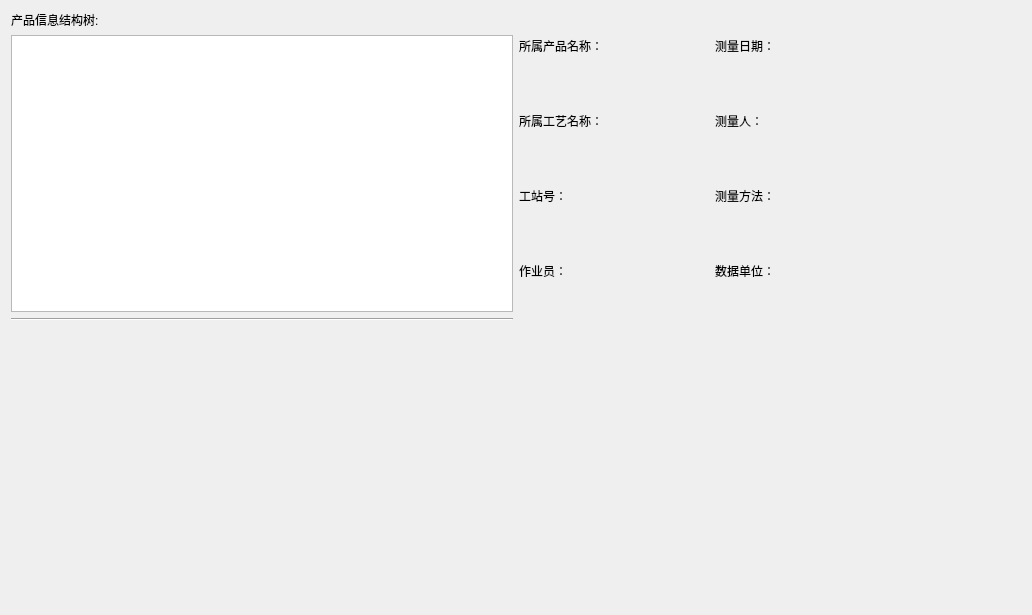
<?xml version="1.0" encoding="UTF-8"?>
<ui version="4.0">
 <class>PwhManagement</class>
 <widget class="QWidget" name="PwhManagement">
  <property name="geometry">
   <rect>
    <x>0</x>
    <y>0</y>
    <width>1032</width>
    <height>615</height>
   </rect>
  </property>
  <property name="windowTitle">
   <string>Form</string>
  </property>
  <layout class="QHBoxLayout" name="horizontalLayout_4">
   <item>
    <layout class="QHBoxLayout" name="horizontalLayout_3" stretch="1,1">
     <item>
      <layout class="QVBoxLayout" name="verticalLayout_2" stretch="0,1,0,1">
       <item>
        <widget class="QLabel" name="label">
         <property name="text">
          <string>产品信息结构树:</string>
         </property>
        </widget>
       </item>
       <item>
        <widget class="QTreeView" name="tree_product"/>
       </item>
       <item>
        <widget class="Line" name="line">
         <property name="orientation">
          <enum>Qt::Horizontal</enum>
         </property>
        </widget>
       </item>
       <item>
        <widget class="video_widget" name="widget_video_player" native="true"/>
       </item>
      </layout>
     </item>
     <item>
      <layout class="QVBoxLayout" name="verticalLayout">
       <item>
        <layout class="QHBoxLayout" name="horizontalLayout_2">
         <item>
          <layout class="QGridLayout" name="gridLayout">
           <item row="0" column="0">
            <widget class="QLabel" name="label_2">
             <property name="text">
              <string>所属产品名称：</string>
             </property>
            </widget>
           </item>
           <item row="0" column="1">
            <widget class="QLabel" name="label_product">
             <property name="minimumSize">
              <size>
               <width>100</width>
               <height>0</height>
              </size>
             </property>
             <property name="text">
              <string/>
             </property>
            </widget>
           </item>
           <item row="0" column="2">
            <widget class="QLabel" name="label_9">
             <property name="text">
              <string>测量日期：</string>
             </property>
            </widget>
           </item>
           <item row="0" column="3">
            <widget class="QLabel" name="label_date">
             <property name="minimumSize">
              <size>
               <width>100</width>
               <height>0</height>
              </size>
             </property>
             <property name="text">
              <string/>
             </property>
            </widget>
           </item>
           <item row="1" column="0">
            <widget class="QLabel" name="label_3">
             <property name="text">
              <string>所属工艺名称：</string>
             </property>
            </widget>
           </item>
           <item row="1" column="1">
            <widget class="QLabel" name="label_capp">
             <property name="text">
              <string/>
             </property>
            </widget>
           </item>
           <item row="1" column="2">
            <widget class="QLabel" name="label_8">
             <property name="text">
              <string>测量人：</string>
             </property>
            </widget>
           </item>
           <item row="1" column="3">
            <widget class="QLabel" name="label_measure">
             <property name="text">
              <string/>
             </property>
            </widget>
           </item>
           <item row="2" column="0">
            <widget class="QLabel" name="label_4">
             <property name="text">
              <string>工站号：</string>
             </property>
            </widget>
           </item>
           <item row="2" column="1">
            <widget class="QLabel" name="label_station">
             <property name="text">
              <string/>
             </property>
            </widget>
           </item>
           <item row="2" column="2">
            <widget class="QLabel" name="label_7">
             <property name="text">
              <string>测量方法：</string>
             </property>
            </widget>
           </item>
           <item row="2" column="3">
            <widget class="QLabel" name="label_measurement">
             <property name="text">
              <string/>
             </property>
            </widget>
           </item>
           <item row="3" column="0">
            <widget class="QLabel" name="label_5">
             <property name="text">
              <string>作业员：</string>
             </property>
            </widget>
           </item>
           <item row="3" column="1">
            <widget class="QLabel" name="label_operator">
             <property name="text">
              <string/>
             </property>
            </widget>
           </item>
           <item row="3" column="2">
            <widget class="QLabel" name="label_6">
             <property name="text">
              <string>数据单位：</string>
             </property>
            </widget>
           </item>
           <item row="3" column="3">
            <widget class="QLabel" name="label_unit">
             <property name="text">
              <string/>
             </property>
            </widget>
           </item>
          </layout>
         </item>
         <item>
          <spacer name="horizontalSpacer_2">
           <property name="orientation">
            <enum>Qt::Horizontal</enum>
           </property>
           <property name="sizeHint" stdset="0">
            <size>
             <width>40</width>
             <height>20</height>
            </size>
           </property>
          </spacer>
         </item>
        </layout>
       </item>
       <item>
        <widget class="global_widget" name="widget_global" native="true"/>
       </item>
      </layout>
     </item>
    </layout>
   </item>
  </layout>
 </widget>
 <customwidgets>
  <customwidget>
   <class>global_widget</class>
   <extends>QWidget</extends>
   <header>interface_control/global_widget.h</header>
   <container>1</container>
  </customwidget>
  <customwidget>
   <class>video_widget</class>
   <extends>QWidget</extends>
   <header>video/video_widget.h</header>
   <container>1</container>
  </customwidget>
 </customwidgets>
 <resources/>
 <connections/>
</ui>
